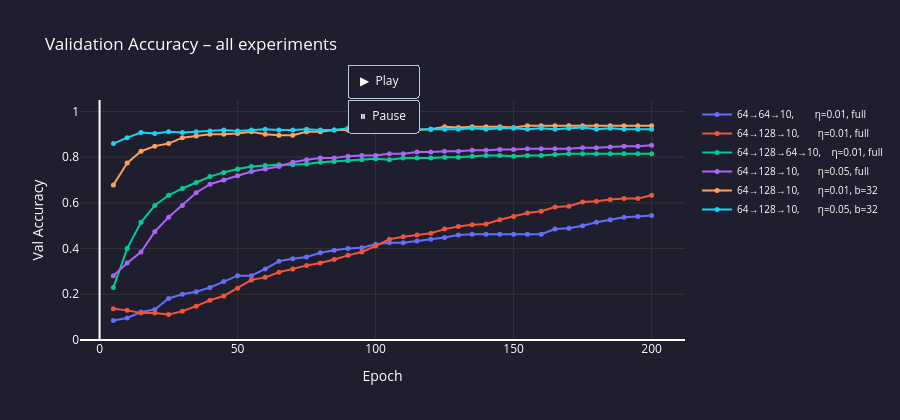

The notebook cell this image was saved under:
### Code cell
from Code.Visualization.network_visualization import show_architecture

# ── Compare training-progress curves for every experiment in one chart ─
# (inline version – does not open a new browser tab per experiment)
fig_all = go.Figure()
colors  = ['#636EFA','#EF553B','#00CC96','#AB63FA','#FFA15A','#19D3F3']

for i, exp in enumerate(results):
    t  = exp['trainer']
    xs = [j * 5 for j in range(1, len(t.val_acc_history) + 1)]
    c  = colors[i % len(colors)]

    # Animate using frames: each frame adds one more data point
    fig_all.add_trace(go.Scatter(
        x=xs, y=t.val_acc_history,
        mode='lines+markers',
        name=exp['name'],
        line=dict(color=c, width=2),
        marker=dict(size=5),
        hovertemplate='Epoch %{x}<br>Val Acc: %{y:.4f}<extra></extra>',
    ))

fig_all.update_layout(
    title='Validation Accuracy – all experiments',
    xaxis_title='Epoch',
    yaxis_title='Val Accuracy',
    yaxis=dict(range=[0, 1.05], gridcolor='#333'),
    xaxis=dict(gridcolor='#333'),
    plot_bgcolor='#1e1e2e',
    paper_bgcolor='#1e1e2e',
    font=dict(color='white'),
    height=420,
    legend=dict(font=dict(size=10)),
    updatemenus=[dict(
        type='buttons',
        showactive=False,
        y=1.15, x=0.5, xanchor='center',
        buttons=[
            dict(
                label='▶  Play',
                method='animate',
                args=[None, dict(frame=dict(duration=80, redraw=True), fromcurrent=True)],
            ),
            dict(
                label='⏸  Pause',
                method='animate',
                args=[[None], dict(frame=dict(duration=0), mode='immediate')],
            ),
        ],
    )],
)

# Build animation frames – each frame reveals one more epoch point
max_points = max(len(e['trainer'].val_acc_history) for e in results)
frames = []
for frame_idx in range(1, max_points + 1):
    frame_traces = []
    for i, exp in enumerate(results):
        t  = exp['trainer']
        xs = [j * 5 for j in range(1, len(t.val_acc_history) + 1)]
        visible_x = xs[:frame_idx]
        visible_y = t.val_acc_history[:frame_idx]
        frame_traces.append(go.Scatter(x=visible_x, y=visible_y))
    frames.append(go.Frame(data=frame_traces, name=str(frame_idx)))

fig_all.frames = frames
fig_all.show()

### Figure 1 — Plotly figure (JSON) as saved in the notebook; plotly's stock layout.template omitted (floating-point values rounded to 4 significant figures)
{"data": [{"hovertemplate": "Epoch %{x}<br>Val Acc: %{y:.4f}<extra></extra>", "line": {"color": "#636EFA", "width": 2}, "marker": {"size": 5}, "mode": "lines+markers", "name": "64→64→10,        η=0.01, full", "type": "scatter", "x": [5, 10, 15, 20, 25, 30, 35, 40, 45, 50, 55, 60, 65, 70, 75, 80, 85, 90, 95, 100, 105, 110, 115, 120, 125, 130, 135, 140, 145, 150, 155, 160, 165, 170, 175, 180, 185, 190, 195, 200], "y": [0.08519, 0.0963, 0.1222, 0.1333, 0.1815, 0.2, 0.2111, 0.2296, 0.2556, 0.2815, 0.2815, 0.3111, 0.3444, 0.3556, 0.363, 0.3815, 0.3926, 0.4, 0.4037, 0.4185, 0.4259, 0.4259, 0.4333, 0.4407, 0.4481, 0.4593, 0.463, 0.463, 0.463, 0.463, 0.463, 0.463, 0.4852, 0.4889, 0.5, 0.5148, 0.5259, 0.537, 0.5407, 0.5444]}, {"hovertemplate": "Epoch %{x}<br>Val Acc: %{y:.4f}<extra></extra>", "line": {"color": "#EF553B", "width": 2}, "marker": {"size": 5}, "mode": "lines+markers", "name": "64→128→10,       η=0.01, full", "type": "scatter", "x": [5, 10, 15, 20, 25, 30, 35, 40, 45, 50, 55, 60, 65, 70, 75, 80, 85, 90, 95, 100, 105, 110, 115, 120, 125, 130, 135, 140, 145, 150, 155, 160, 165, 170, 175, 180, 185, 190, 195, 200], "y": [0.137, 0.1296, 0.1185, 0.1185, 0.1111, 0.1259, 0.1482, 0.1741, 0.1926, 0.2259, 0.263, 0.2741, 0.2963, 0.3111, 0.3259, 0.337, 0.3518, 0.3704, 0.3852, 0.4111, 0.4407, 0.4518, 0.4593, 0.4667, 0.4852, 0.4963, 0.5037, 0.5074, 0.5259, 0.5407, 0.5556, 0.563, 0.5815, 0.5852, 0.6037, 0.6074, 0.6148, 0.6185, 0.6185, 0.6333]}, {"hovertemplate": "Epoch %{x}<br>Val Acc: %{y:.4f}<extra></extra>", "line": {"color": "#00CC96", "width": 2}, "marker": {"size": 5}, "mode": "lines+markers", "name": "64→128→64→10,    η=0.01, full", "type": "scatter", "x": [5, 10, 15, 20, 25, 30, 35, 40, 45, 50, 55, 60, 65, 70, 75, 80, 85, 90, 95, 100, 105, 110, 115, 120, 125, 130, 135, 140, 145, 150, 155, 160, 165, 170, 175, 180, 185, 190, 195, 200], "y": [0.2296, 0.4, 0.5148, 0.5889, 0.6333, 0.663, 0.6889, 0.7148, 0.7333, 0.7481, 0.7593, 0.763, 0.7667, 0.7667, 0.7704, 0.7778, 0.7815, 0.7852, 0.7889, 0.7926, 0.7889, 0.7963, 0.7963, 0.7963, 0.8, 0.8, 0.8037, 0.8074, 0.8074, 0.8037, 0.8074, 0.8074, 0.8111, 0.8148, 0.8148, 0.8148, 0.8148, 0.8148, 0.8148, 0.8148]}, {"hovertemplate": "Epoch %{x}<br>Val Acc: %{y:.4f}<extra></extra>", "line": {"color": "#AB63FA", "width": 2}, "marker": {"size": 5}, "mode": "lines+markers", "name": "64→128→10,       η=0.05, full", "type": "scatter", "x": [5, 10, 15, 20, 25, 30, 35, 40, 45, 50, 55, 60, 65, 70, 75, 80, 85, 90, 95, 100, 105, 110, 115, 120, 125, 130, 135, 140, 145, 150, 155, 160, 165, 170, 175, 180, 185, 190, 195, 200], "y": [0.2815, 0.337, 0.3852, 0.4741, 0.537, 0.5889, 0.6444, 0.6815, 0.7, 0.7185, 0.737, 0.7481, 0.7593, 0.7778, 0.7889, 0.7963, 0.7963, 0.8037, 0.8074, 0.8074, 0.8148, 0.8148, 0.8222, 0.8222, 0.8259, 0.8259, 0.8296, 0.8296, 0.8333, 0.8333, 0.837, 0.837, 0.837, 0.837, 0.8407, 0.8407, 0.8444, 0.8481, 0.8481, 0.8518]}, {"hovertemplate": "Epoch %{x}<br>Val Acc: %{y:.4f}<extra></extra>", "line": {"color": "#FFA15A", "width": 2}, "marker": {"size": 5}, "mode": "lines+markers", "name": "64→128→10,       η=0.01, b=32", "type": "scatter", "x": [5, 10, 15, 20, 25, 30, 35, 40, 45, 50, 55, 60, 65, 70, 75, 80, 85, 90, 95, 100, 105, 110, 115, 120, 125, 130, 135, 140, 145, 150, 155, 160, 165, 170, 175, 180, 185, 190, 195, 200], "y": [0.6778, 0.7741, 0.8259, 0.8481, 0.8593, 0.8852, 0.8926, 0.9, 0.9, 0.9037, 0.9111, 0.9, 0.8963, 0.8963, 0.9111, 0.9111, 0.9185, 0.9185, 0.9222, 0.9222, 0.9185, 0.9222, 0.9185, 0.9222, 0.9333, 0.9296, 0.9333, 0.9333, 0.9333, 0.9296, 0.937, 0.937, 0.937, 0.937, 0.937, 0.937, 0.937, 0.937, 0.937, 0.937]}, {"hovertemplate": "Epoch %{x}<br>Val Acc: %{y:.4f}<extra></extra>", "line": {"color": "#19D3F3", "width": 2}, "marker": {"size": 5}, "mode": "lines+markers", "name": "64→128→10,       η=0.05, b=32", "type": "scatter", "x": [5, 10, 15, 20, 25, 30, 35, 40, 45, 50, 55, 60, 65, 70, 75, 80, 85, 90, 95, 100, 105, 110, 115, 120, 125, 130, 135, 140, 145, 150, 155, 160, 165, 170, 175, 180, 185, 190, 195, 200], "y": [0.8593, 0.8852, 0.9074, 0.9037, 0.9111, 0.9074, 0.9111, 0.9148, 0.9185, 0.9148, 0.9185, 0.9222, 0.9185, 0.9185, 0.9222, 0.9185, 0.9185, 0.9259, 0.9222, 0.9222, 0.9222, 0.9222, 0.9222, 0.9222, 0.9222, 0.9222, 0.9259, 0.9222, 0.9259, 0.9259, 0.9222, 0.9259, 0.9222, 0.9259, 0.9296, 0.9222, 0.9259, 0.9222, 0.9222, 0.9222]}], "layout": {"font": {"color": "white"}, "height": 420, "legend": {"font": {"size": 10}}, "paper_bgcolor": "#1e1e2e", "plot_bgcolor": "#1e1e2e", "title": {"text": "Validation Accuracy – all experiments"}, "updatemenus": [{"buttons": [{"args": [null, {"frame": {"duration": 80, "redraw": true}, "fromcurrent": true}], "label": "▶  Play", "method": "animate"}, {"args": [[null], {"frame": {"duration": 0}, "mode": "immediate"}], "label": "⏸  Pause", "method": "animate"}], "showactive": false, "type": "buttons", "x": 0.5, "xanchor": "center", "y": 1.15}], "xaxis": {"gridcolor": "#333", "title": {"text": "Epoch"}}, "yaxis": {"gridcolor": "#333", "range": [0, 1.05], "title": {"text": "Val Accuracy"}}}}
